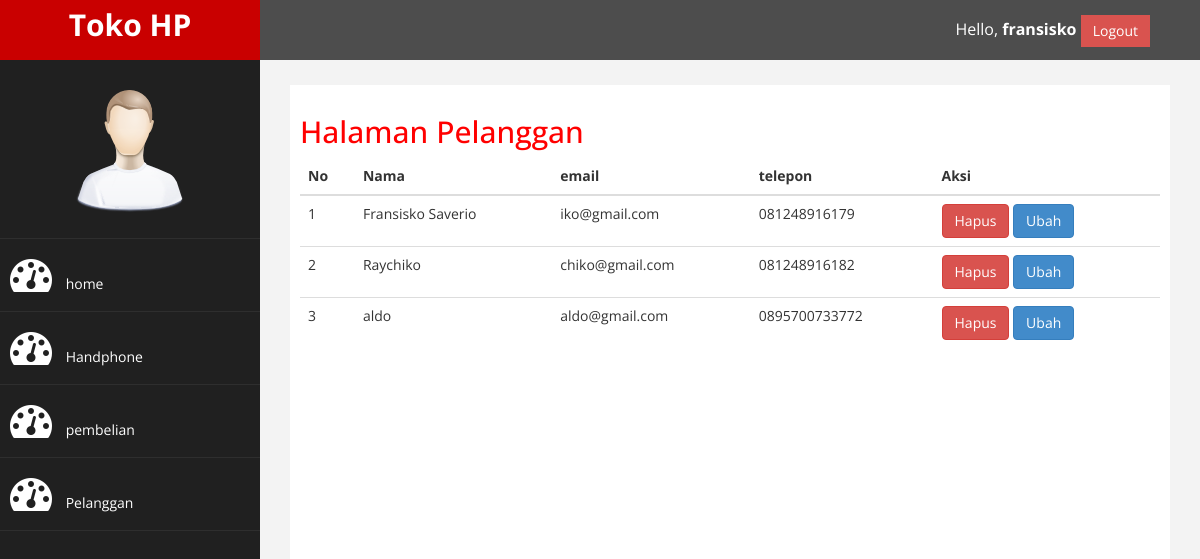
Page /admin/index.php?halaman=pelanggan (signed in) on the committed database.
### tables this page shows
CREATE TABLE `pelanggan` (
  `id_pelanggan` int(11) NOT NULL,
  `email_pelanggan` varchar(50) NOT NULL,
  `password_pelanggan` varchar(50) NOT NULL,
  `nama_pelanggan` varchar(50) NOT NULL,
  `telepon_pelanggan` varchar(20) NOT NULL,
  `alamat` text NOT NULL
);

### admin/pelanggan.php (the view)
<h2>Halaman Pelanggan</h2>
<table class="table table-light">
    <thead class="thead-light">
        <tr>
            <th>No</th>
            <th>Nama</th>
            <th>email</th>
            <th>telepon</th>
            <th>Aksi</th>
        </tr>
    </thead>
    <tbody>
        <?php $nomor=1; ?>
        <?php $ambil = $koneksi->query("SELECT * FROM pelanggan"); ?>
        <?php while($pecah = $ambil->fetch_assoc()){ ?>
        <tr>
            <td><?php echo $nomor ?></td>
            <td><?php echo $pecah['nama_pelanggan']; ?></td>
            <td><?php echo $pecah['email_pelanggan']; ?></td>
            <td><?php echo $pecah['telepon_pelanggan']; ?></td>
            <td>
                <a href="index.php?halaman=hapuspelanggan&id=<?php echo $pecah['id_pelanggan']; ?>" class="btn btn-danger ">Hapus</a>
                <a href="index.php?halaman=ubahpelanggan&id=<?php echo $pecah['id_pelanggan']; ?>" class="btn btn-primary">Ubah</a>
            </td>
        </tr>
        <?php $nomor++; ?>
        <?php } ?>
    </tbody>
</table>

### admin/assets/css/custom.css (style rules this page uses)
body { font-family: 'Open Sans', sans-serif; }
h2 { color: #f00; }

### rows in the picture
pelanggan: nama_pelanggan "Fransisko Saverio", email_pelanggan "iko@gmail.com", telepon_pelanggan "081248916179"
pelanggan: nama_pelanggan "Raychiko", email_pelanggan "chiko@gmail.com", telepon_pelanggan "081248916182"
pelanggan: nama_pelanggan "aldo", email_pelanggan "aldo@gmail.com", telepon_pelanggan "0895700733772"

### other values in the picture
$_SESSION['admin']['username'] "fransisko"
